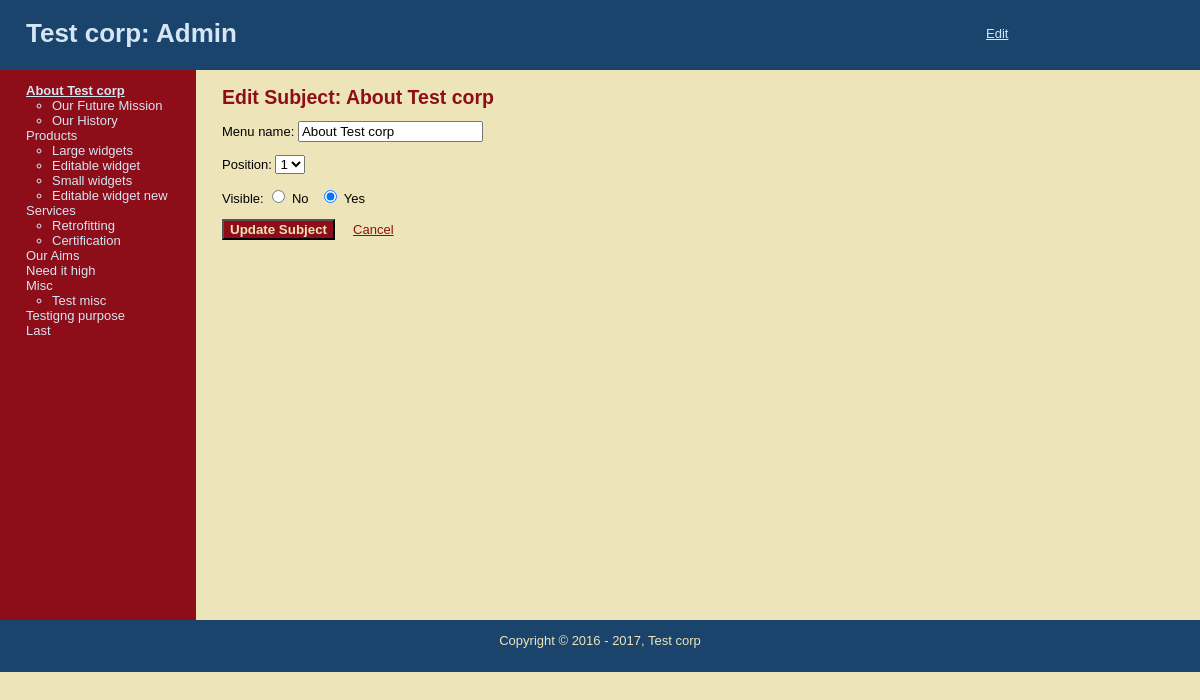
Screenshot of /edit_subject.php?subject=1 (signed in) with the database file from the repository.
### tables this page shows
CREATE TABLE `subjects` (
  `id` int(11) NOT NULL AUTO_INCREMENT,
  `menu_name` varchar(30) NOT NULL,
  `position` int(3) NOT NULL,
  `visible` tinyint(1) NOT NULL,
  PRIMARY KEY (`id`)
);

CREATE TABLE `pages` (
  `id` int(11) NOT NULL AUTO_INCREMENT,
  `subject_id` int(11) NOT NULL,
  `menu_name` varchar(30) NOT NULL,
  `position` int(3) NOT NULL,
  `visible` tinyint(1) NOT NULL,
  `content` text,
  PRIMARY KEY (`id`),
  KEY `subject_id` (`subject_id`)
);

### public/edit_subject.php (the view, shortened to what this page needs)
<?php
require_once ("../includes/db_connections.php");
require_once ("../includes/functions.php");
?>
<?php find_selected_items(); ?>
<?php include ("../includes/layouts/header.php"); ?>
<div id='main'>
    <div id='navigation'>
        <?php echo navigation($selected_subject_details, $selected_page_details); ?>
    </div>
    <div id='page'>
        <h2>Edit Subject: <?php echo htmlentities($selected_subject_details["menu_name"]); ?></h2>
        <form
            action="edit_subject.php?subject=<?php echo $selected_subject_details["id"]; ?>"
            method="post">
            <p>
                Menu name: <input type="text" name="menu_name"
                                  value="<?php echo htmlentities($selected_subject_details["menu_name"]); ?>" />
            </p>
            <p>
                Position: <select name="position">
                    <?php
                    $subject_set = find_all_subjects(false);
                    $subject_count = mysqli_num_rows($subject_set);
                    for ($count = 1; $count <= $subject_count; $count ++) {
                        echo "<option value=" . $count . " ";
                        if ($selected_subject_details ["position"] == $count) {
                            echo "selected";
                        }
                        echo ">" . $count . "</option>";
                    }
                    ?>
                </select>
            </p>
            <p>
                Visible: <input type="radio" value="0" name="visible"
                                <?php if ($selected_subject_details["visible"] == 0) echo " checked"; ?> />
                No &nbsp; <input type="radio" value="1" name="visible"
                                 <?php if ($selected_subject_details["visible"] == 1) echo " checked"; ?> />
                Yes
            </p>
            <input class="save" type="submit" name="submit"
                   value="Update Subject" />
            <a href="manage_content.php?subject=<?php echo $selected_subject_details["id"]; ?>">Cancel</a>
        </form>
    </div>
</div>
<?php
include ("../includes/layouts/footer.php");
?>

### includes/functions.php (shortened to what this page needs)
<?php
function find_all_subjects($isPublic = true) {
    global $connection;
    if ($isPublic) {
        $query = "SELECT * FROM subjects WHERE visible = 1 ORDER BY position ASC";
    } else {
        $query = "SELECT * FROM subjects ORDER BY position ASC";
    }
    $subject_set = mysqli_query($connection, $query);
    return $subject_set;
}
function find_pages_by_subject_id($subject_id, $isPublic = true) {
    global $connection;
    if ($isPublic) {
        $query = "SELECT * FROM pages WHERE visible = 1 AND subject_id = " . $subject_id . " ORDER BY position ASC";
    } else {
        $query = "SELECT * FROM pages WHERE subject_id = " . $subject_id . " ORDER BY position ASC";
    }
    $pages_set = mysqli_query($connection, $query);
    return $pages_set;
}
function find_selected_items($isPublic = false) {
    if (isset($_GET ["subject"])) {
        $selected_subject_details = find_subjects_by_id($_GET ["subject"]);
    } else if (isset($_GET ["page"])) {
        $selected_page_details = find_pages_by_id($_GET ["page"], $isPublic);
        $selected_subject_details = null;
    } else {
        $selected_page_details = null;
        $selected_subject_details = null;
    }
}
function find_subjects_by_id($subjet_id) {
    global $connection;
    $subjet_id_safe = mysqli_real_escape_string($connection, $subjet_id);
    $query = "SELECT * FROM subjects WHERE id = " . $subjet_id_safe . " LIMIT 1";
    $subject_set = mysqli_query($connection, $query);
    $subject = mysqli_fetch_assoc($subject_set);
    if ($subject) {
        return $subject;
    } else {
        return null;
    }
}
function navigation($subject_details, $page_details) {
    $subject_id = $subject_details ["id"];
    $page_id = $page_details ["id"];
    $output = "<ul class=\"subjects\">";
    $subject_set = find_all_subjects(false);
    while ($subject = mysqli_fetch_assoc($subject_set)) {
        $output .= "<li ";
        if ($subject_id && $subject_id == $subject ["id"]) {
            $output .= "class=\"selected\"";
        }
        $output .= ">  <a href=\"manage_content.php?subject=";
        $output .= urlencode($subject ["id"]);
        $output .= "\">";
        $output .= htmlentities($subject ["menu_name"]);
        $output .= "</a></li>";
        $pages_set = find_pages_by_subject_id($subject ["id"], FALSE);
        while ($page = mysqli_fetch_assoc($pages_set)) {
            $output .= "<ul class=\"pages\" > <li ";
            $output .= "><a href=\"manage_content.php?page=";
            $output .= urlencode($page ["id"]);
            $output .= "\">";
            $output .= htmlentities($page ["menu_name"]);
            $output .= "</a></li> </ul>";
        }
    }
    $output .= "</ul>";
    return $output;
}
?>

### public/stylesheets/public.css (style rules this page uses)
html { height: 100%; width: 100%; }
body { height: 100%; width: 100%; margin: 0; padding: 0; border: 0; font-family: Verdana, Arial, Helvetica, sans-serif; font-size: 13px; line-height: 15px; background: #EEE4B9; }
a { color: #8D0D19 }
#main { height: 550px; width: 100%; margin: 0; padding: 0; background: #EEE4B9; }
#navigation { float: left; width: 12%; height: 100%; margin: 0; padding: 0 2em; color: #D4E6F4; background: #8D0D19; position: relative; }
#navigation a { color: #D4E6F4; text-decoration: none; word-wrap: break-word; }
ul.subjects { margin: 1em 0; padding-left: 0; list-style: none; }
ul.pages { padding-left: 2em; list-item: square; }
.selected { font-weight: bold; text-decoration: underline; }
.save { background: #8D0D19; color: #EEE4B9; font-weight: bold; }
#page { float: left; height: 100%; padding-left: 2em; vertical-align: top; background: #EEE4B9; width: 80%; position:relative; }
#page h2 { color: #8D0D19; margin-top: 1em; }

### rows the page displays
subjects: value "About Test corp", menu_name "About Test corp", position "1", visible "☑"
pages: value "Our Future Mission"
pages: value "Our History"
subjects: value "Products"
pages: value "Large widgets"
pages: value "Editable widget"
pages: value "Small widgets"
pages: value "Editable widget new"
subjects: value "Services"
pages: value "Retrofitting"
pages: value "Certification"
subjects: value "Our Aims"
subjects: value "Need it high"
subjects: value "Misc"
pages: value "Test misc"
subjects: value "Testigng purpose"
subjects: value "Last"

### other values shown
get_company_name() "Test corp"
